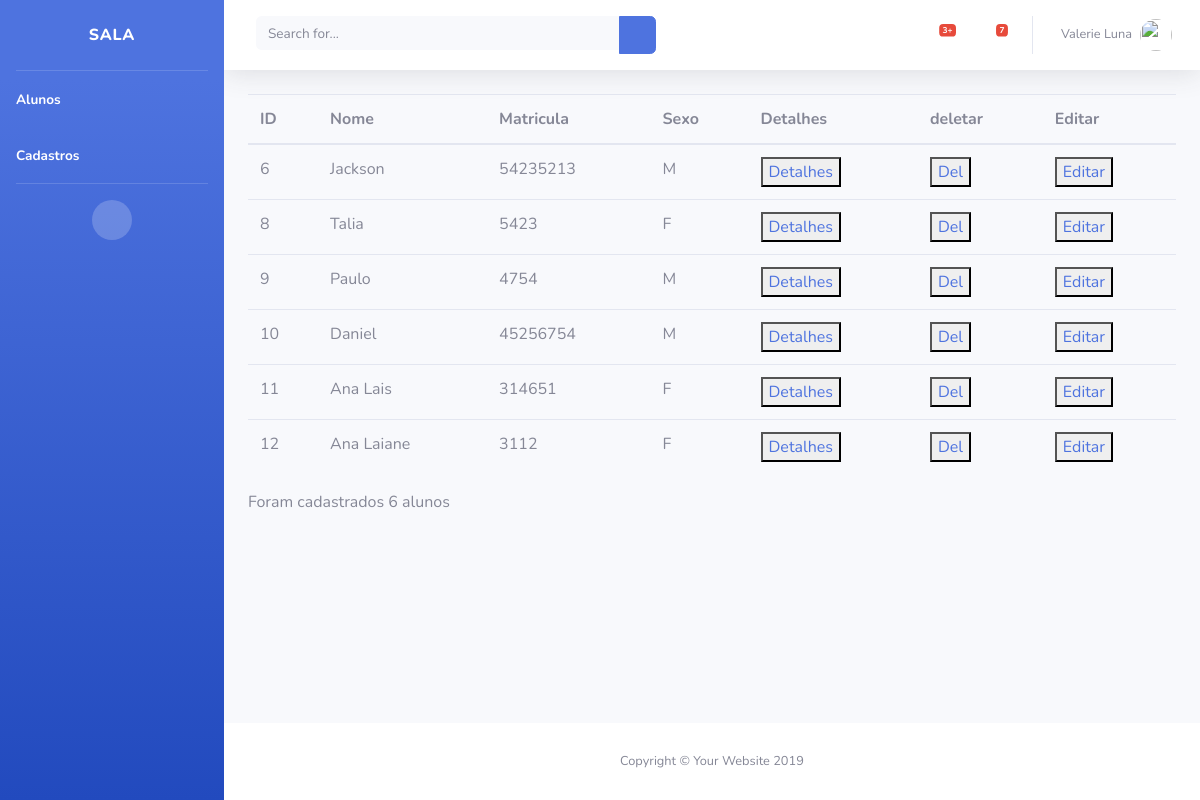
Page /aula/aluno/list/ on the earlier database version.
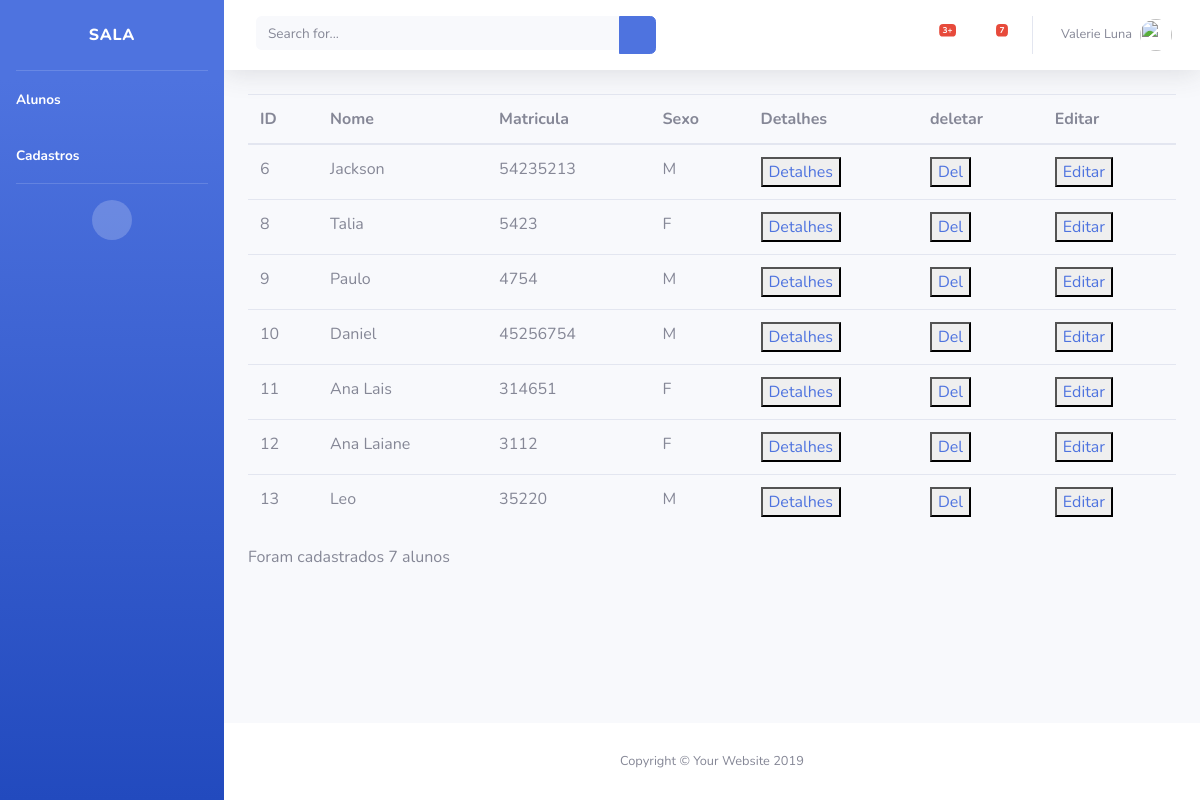
Same page on the later database version.
### aula/models.py (models this page shows, shortened)
class Aluno(models.Model):
    nome = models.CharField(max_length=50)
    matricula = models.IntegerField()
    sexo = models.CharField(max_length=1)

### aula/views.py (the view)
# urls.py: path('aluno/list/', views.aluno_list),
def aluno_list(request):
    alunos = Aluno.objects.all()
    return render(request, 'aluno/list.html',{'alunos':alunos})

### aula/templates/aluno/list.html
{% extends 'base.html' %}
{% block conteudo %}
<table class="table">
        <thead>
            <tr>
                <th>ID</th>
                <th>Nome</th>
                <th>Matricula</th>
                <th>Sexo</th>
                <th>Detalhes</th>
                <th>deletar</th>
                <th>Editar</th>
            </tr>
        </thead>
        <tbody>
            {% for aluno in alunos %}
                <tr>
                    <td>{{aluno.id}}</td>
                    <td>{{aluno.nome}}</td>
                    <td>{{aluno.matricula}}</td>
                    <td>{{aluno.sexo}}</td>
                    <td><button><a href="/aula/aluno/show/{{aluno.id}}">Detalhes</a></button></td>
                    <td><button><a href="/aula/aluno/{{aluno.id}}">Del</a></button></td>
                    <td><button><a href="/aula/aluno/editar/{{aluno.id}}">Editar</a></button></td>
                </tr>
            {% endfor %}
        </tbody>
    </table>
    <p>Foram cadastrados {{ alunos | length }} alunos</p>
{% endblock %}

Differences in the rows shown:
added Aluno: id "13", nome "Leo", matricula "35220", sexo "M"
Other differences:
{{ alunos | length }}: "6" → "7"
